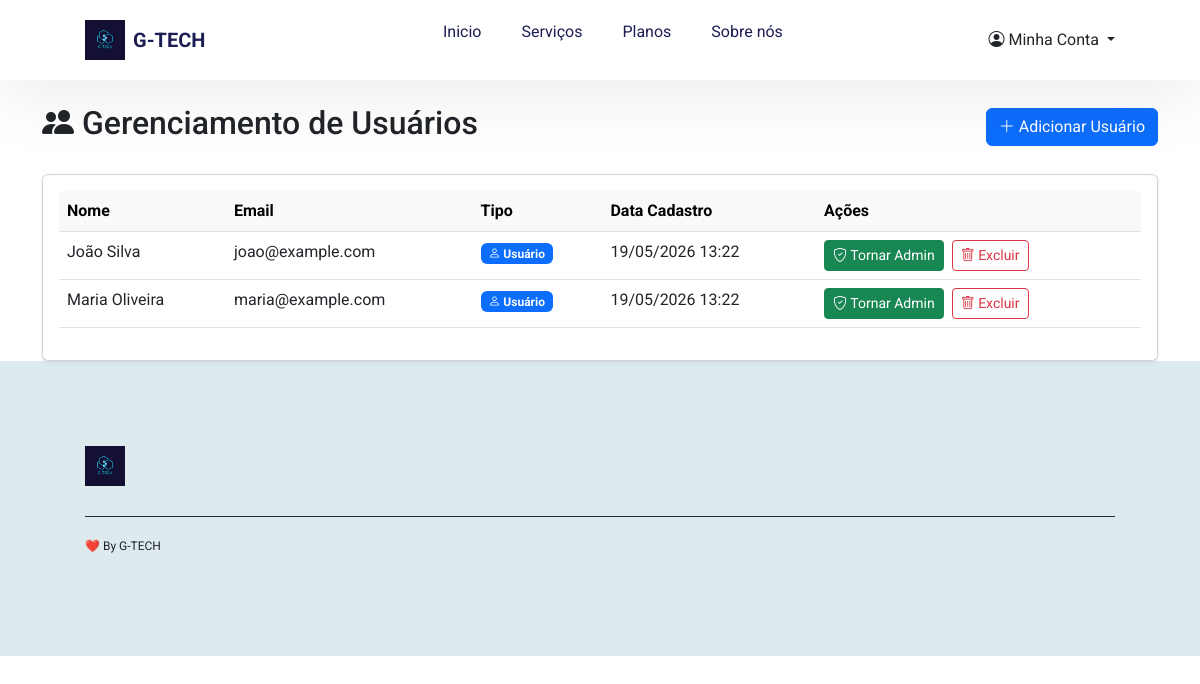
/admin/usuarios.php (signed in), run on the app's committed database.
### tables this page shows
CREATE TABLE `usuarios` (
  `id` int(11) NOT NULL AUTO_INCREMENT,
  `nome` varchar(100) NOT NULL,
  `email` varchar(100) NOT NULL,
  `senha` varchar(255) NOT NULL,
  `is_admin` tinyint(1) DEFAULT 0,
  `data_cadastro` datetime DEFAULT current_timestamp(),
  PRIMARY KEY (`id`),
  UNIQUE KEY `email` (`email`)
);

### admin/usuarios.php (the view, shortened to what this page needs)
<?php
require_once __DIR__ . '/../includes/header.php';
$current_user_id = $_SESSION['user_id'];
$stmt = $pdo->prepare("SELECT id, nome, email, is_admin, data_cadastro FROM usuarios WHERE id != ? ORDER BY data_cadastro DESC");
$stmt->execute([$current_user_id]);
$usuarios = $stmt->fetchAll(PDO::FETCH_ASSOC);
?>
<div class="container mt-4">
    <div class="row">
        <div class="col-12">
            <div class="d-flex justify-content-between align-items-center mb-4">
                <h2><i class="bi bi-people-fill"></i> Gerenciamento de Usuários</h2>
                <a href="adicionar-usuario.php" class="btn btn-primary">
                    <i class="bi bi-plus-lg"></i> Adicionar Usuário
                </a>
            </div>
            <div class="card shadow-sm">
                <div class="card-body">
                    <div class="table-responsive">
                        <table class="table table-hover">
                            <thead class="table-light">
                                <tr>
                                    <th>Nome</th>
                                    <th>Email</th>
                                    <th>Tipo</th>
                                    <th>Data Cadastro</th>
                                    <th>Ações</th>
                                </tr>
                            </thead>
                            <tbody>
                                <?php if (count($usuarios) > 0): ?>
                                    <?php foreach ($usuarios as $usuario): ?>
                                        <tr>
                                            <td><?= htmlspecialchars($usuario['nome']) ?></td>
                                            <td><?= htmlspecialchars($usuario['email']) ?></td>
                                            <td>
                                                <?php if ($usuario['is_admin']): ?>
                                                    <span class="badge bg-danger">
                                                        <i class="bi bi-shield-check"></i> Administrador
                                                    </span>
                                                <?php else: ?>
                                                    <span class="badge bg-primary">
                                                        <i class="bi bi-person"></i> Usuário
                                                    </span>
                                                <?php endif; ?>
                                            </td>
                                            <td><?= date('d/m/Y H:i', strtotime($usuario['data_cadastro'])) ?></td>
                                            <td>
                                                <div class="d-flex gap-2">
                                                    <form method="POST" class="d-inline">
                                                        <button type="submit" class="btn btn-sm <?= $usuario['is_admin'] ? 'btn-warning' : 'btn-success' ?>">
                                                            <i class="bi bi-shield-<?= $usuario['is_admin'] ? 'x' : 'check' ?>"></i>
                                                            <?= $usuario['is_admin'] ? 'Remover Admin' : 'Tornar Admin' ?>
                                                        </button>
                                                    </form>
                                                    <form method="POST" class="d-inline" onsubmit="return confirm('Tem certeza que deseja excluir este usuário?');">
                                                        <button type="submit" class="btn btn-sm btn-outline-danger">
                                                            <i class="bi bi-trash"></i> Excluir
                                                        </button>
                                                    </form>
                                                </div>
                                            </td>
                                        </tr>
                                    <?php endforeach; ?>
                                <?php endif; ?>
                            </tbody>
                        </table>
                    </div>
                </div>
            </div>
        </div>
    </div>
</div>
<?php require_once __DIR__ . '/../includes/footer.php';?>

### assets/styles/style.css (style rules this page uses)
html { scroll-behavior: smooth; }
* { margin: 0; padding: 0; box-sizing: border-box; font-family: "Roboto", sans-serif; }
a { text-decoration: none; color: #1c1e53; transition: color 0.3s ease; }

### data on the page
usuarios: nome "João Silva", email "joao@example.com", is_admin 0 (drawn), data_cadastro "19/05/2026 13:22"
usuarios: nome "Maria Oliveira", email "maria@example.com", is_admin 0 (drawn), data_cadastro "19/05/2026 13:22"
